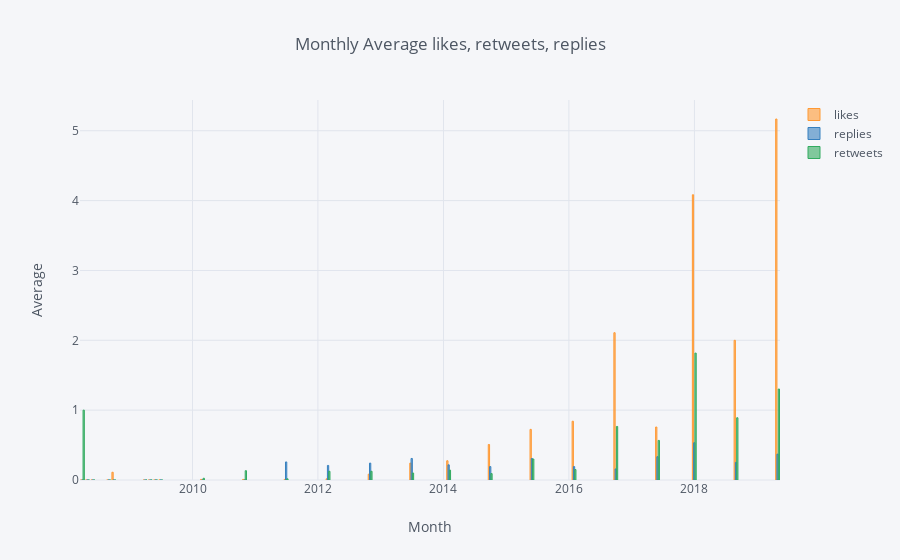

Here is the notebook cell this chart was saved with:
### Code cell
df['Date'] = pd.to_datetime(df.timestamp)
df.set_index('Date', inplace=True)
monthly_summary = pd.DataFrame()
monthly_summary['likes'] = df['likes'].resample('M').mean()
monthly_summary['replies'] = df['replies'].resample('M').mean()
monthly_summary['retweets'] = df['retweets'].resample('M').mean()
monthly_summary.iplot(kind='bar', xTitle='Month', yTitle='Average',
    title='Monthly Average likes, retweets, replies')

### Figure 1 — Plotly figure (JSON) as saved in the notebook; plotly's stock layout.template omitted (floating-point values rounded to 4 significant figures; data arrays with more than 128 entries replaced by an {"elided": "..."} marker saying what was removed)
{"data": [{"marker": {"color": "rgba(255, 153, 51, 0.6)", "line": {"color": "rgba(255, 153, 51, 1.0)", "width": 1}}, "name": "likes", "orientation": "v", "text": "", "type": "bar", "uid": "4aaac2ea-7de5-4676-bfe4-50283a5ef4f2", "x": {"elided": "134 str values"}, "y": {"elided": "134 mixed values"}}, {"marker": {"color": "rgba(55, 128, 191, 0.6)", "line": {"color": "rgba(55, 128, 191, 1.0)", "width": 1}}, "name": "replies", "orientation": "v", "text": "", "type": "bar", "uid": "63820e97-651d-4c03-bc3c-1a49d63c7972", "x": {"elided": "134 str values"}, "y": {"elided": "134 mixed values"}}, {"marker": {"color": "rgba(50, 171, 96, 0.6)", "line": {"color": "rgba(50, 171, 96, 1.0)", "width": 1}}, "name": "retweets", "orientation": "v", "text": "", "type": "bar", "uid": "3f7f3e96-5163-4a10-ba74-4c5d3288604b", "x": {"elided": "134 str values"}, "y": {"elided": "134 mixed values"}}], "layout": {"legend": {"bgcolor": "#F5F6F9", "font": {"color": "#4D5663"}}, "paper_bgcolor": "#F5F6F9", "plot_bgcolor": "#F5F6F9", "title": {"font": {"color": "#4D5663"}, "text": "Monthly Average likes, retweets, replies"}, "xaxis": {"gridcolor": "#E1E5ED", "showgrid": true, "tickfont": {"color": "#4D5663"}, "title": {"font": {"color": "#4D5663"}, "text": "Month"}, "zerolinecolor": "#E1E5ED"}, "yaxis": {"gridcolor": "#E1E5ED", "showgrid": true, "tickfont": {"color": "#4D5663"}, "title": {"font": {"color": "#4D5663"}, "text": "Average"}, "zerolinecolor": "#E1E5ED"}}}
